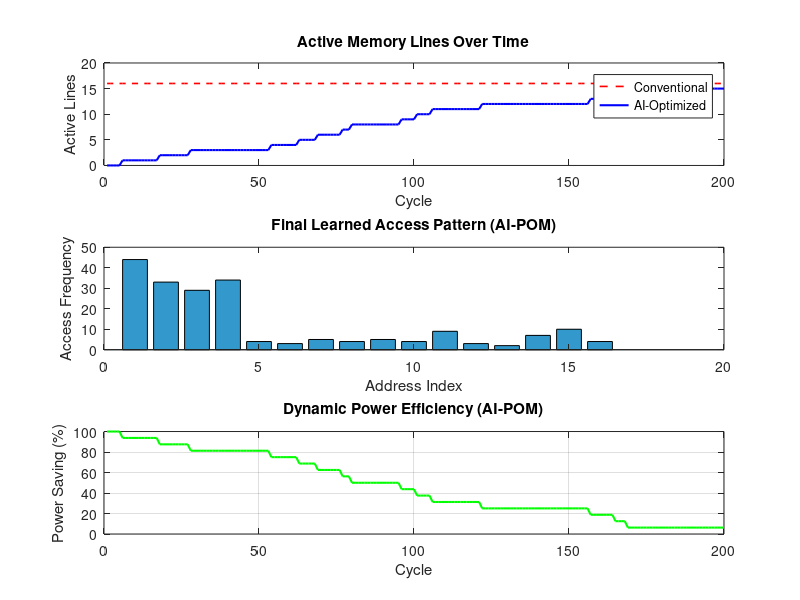

MATLAB code to generate this figure:
%% ==============================================================
%  AI-Driven Low-Power RAM (Pattern-Oriented Memory Simulation)
%  Author : Snehasish Biswas
%  Date   : 2025-10-28
%  ==============================================================
clc; clear; close all;

% Simulation Parameters
num_cycles = 200;         % total memory access cycles
num_addr   = 16;          % number of memory addresses
active_thr = 3;           % threshold for activity gating

% Initialize variables
access_freq = zeros(1, num_addr);
power_norm  = zeros(1, num_cycles);   % conventional RAM power
power_ai    = zeros(1, num_cycles);   % AI-optimized RAM power
power_save  = zeros(1, num_cycles);   % efficiency metric

% Simulate random address accesses (biased)
for t = 1:num_cycles
    % Generate address (biased towards a few active ones)
    if rand < 0.7
        addr = randi([1,4]);   % hot region (frequent)
    else
        addr = randi([5,num_addr]); % cold region
    end

    % Update access frequency (learning)
    access_freq(addr) = access_freq(addr) + 1;

    % --- Conventional RAM Power ---
    % all lines active -> full power
    power_norm(t) = num_addr; 

    % --- AI-POM RAM Power ---
    % disable low-activity lines
    gated_lines = sum(access_freq < active_thr);
    power_ai(t) = num_addr - gated_lines;

    % --- Efficiency ---
    power_save(t) = (1 - power_ai(t)/power_norm(t)) * 100;
end

%% ==============================================================
%  Plot the Results
%  ==============================================================
figure('Color','w');
subplot(3,1,1);
plot(1:num_cycles, power_norm, 'r--','LineWidth',1.2); hold on;
plot(1:num_cycles, power_ai, 'b','LineWidth',1.5);
xlabel('Cycle'); ylabel('Active Lines');
legend('Conventional','AI-Optimized');
title('Active Memory Lines Over Time');

subplot(3,1,2);
bar(access_freq,'FaceColor',[0.2 0.6 0.8]);
xlabel('Address Index'); ylabel('Access Frequency');
title('Final Learned Access Pattern (AI-POM)');

subplot(3,1,3);
plot(1:num_cycles, power_save,'g','LineWidth',1.5);
xlabel('Cycle'); ylabel('Power Saving (%)');
title('Dynamic Power Efficiency (AI-POM)');
grid on;

%% ==============================================================
%  Print Results
%  ==============================================================
fprintf('Average Power Saving = %.2f%%\n', mean(power_save));
fprintf('Most Active Addresses = ');
disp(find(access_freq > active_thr));
fprintf('Least Active (Gated) Addresses = ');
disp(find(access_freq <= active_thr));
